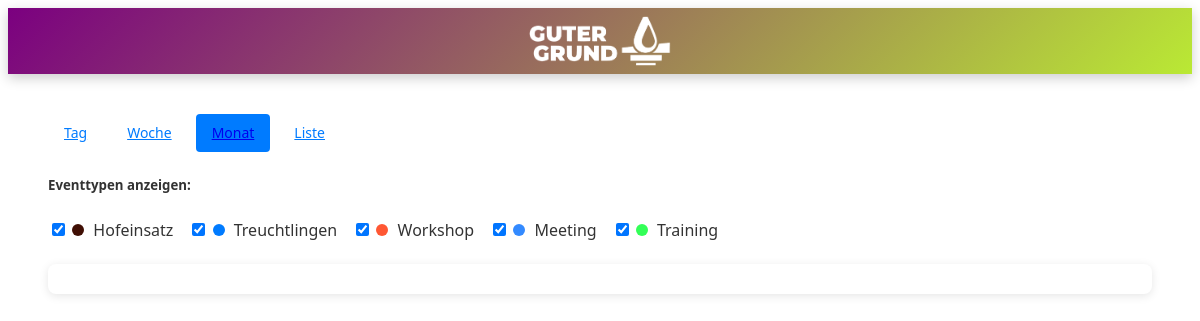
Page /events/month/ on the committed database.
### events/models.py (models this page shows, shortened)
class EventType(models.Model):
    class Meta:
        app_label = 'events'  # Explizite Zuordnung
    name = models.CharField(max_length=50)  # z.B. "Workshop", "Meeting"
    color = models.CharField(max_length=7, default='#007bff')  # Hex-Farbe

### events/views.py (the view)
# urls.py: path('month/', MonthView.as_view(), name='month_view'),
class MonthView(CalendarBaseView):
    def get_context_data(self, **kwargs):
        context = super().get_context_data(**kwargs)
        context['view_type'] = 'month'
        return context

### events/views.py (called while the page is built)
    def get_context_data(self, **kwargs):
        context = super().get_context_data(**kwargs)
        context['events'] = Event.objects.all().select_related('event_type')
        context['event_types'] = EventType.objects.all()
        return context

### events/templates/events/calendar.html (shortened to what this page needs)
{% extends "base.html" %}
{% load static %}
{% block content %}
<div class="calendar-container">
    <div class="calendar-controls">
        <div class="view-switcher">
            <a href="{% url 'events:day_view' %}" class="btn {% if view_type == 'day' %}btn-primary{% else %}btn-outline-primary{% endif %}">Tag</a>
            <a href="{% url 'events:week_view' %}" class="btn {% if view_type == 'week' %}btn-primary{% else %}btn-outline-primary{% endif %}">Woche</a>
            <a href="{% url 'events:month_view' %}" class="btn {% if view_type == 'month' %}btn-primary{% else %}btn-outline-primary{% endif %}">Monat</a>
            <a href="{% url 'events:list_view' %}" class="btn {% if view_type == 'list' %}btn-primary{% else %}btn-outline-primary{% endif %}">Liste</a>
        </div>
        <div class="event-filter mt-3">
            <h5>Eventtypen anzeigen:</h5>
            <div class="filter-checkboxes">
                {% for type in event_types %}
                <div class="form-check form-check-inline">
                    <input class="form-check-input" type="checkbox"
                           id="type-{{ type.id }}" value="{{ type.id }}" checked
                           onchange="filterEvents()">
                    <label class="form-check-label" for="type-{{ type.id }}">
                        <span class="color-dot" style="background:{{ type.color }}"></span>
                        {{ type.name }}
                    </label>
                </div>
                {% endfor %}
            </div>
        </div>
    </div>
    {% if view_type != 'list' %}
    <div id="calendar" class="mt-3"></div>
    {% endif %}
</div>
{% endblock %}

### static/css/styles.css (style rules this page uses)
body { font-family: 'Segoe UI', Tahoma, Geneva, Verdana, sans-serif; font-size: 16px; line-height: 1.6; color: #333; }

### events/templates/events/calendar.html (style rules this page uses)
.calendar-container { max-width: 1200px; margin: 0 auto; padding: 20px; }
.view-switcher { display: flex; gap: 8px; margin-bottom: 15px; }
.btn { padding: 8px 16px; border-radius: 4px; font-size: 14px; }
.btn-primary { background-color: #007bff; border-color: #007bff; }
.btn-outline-primary { color: #007bff; border-color: #007bff; background: white; }
.event-filter { margin-bottom: 20px; }
.filter-checkboxes { display: flex; flex-wrap: wrap; gap: 15px; }
.color-dot { display: inline-block; width: 12px; height: 12px; border-radius: 50%; margin-right: 5px; }
#calendar { background: white; padding: 15px; border-radius: 8px; box-shadow: 0 2px 10px rgba(0,0,0,0.1); }

### rows in the picture
EventType: name "Hofeinsatz"
EventType: name "Treuchtlingen"
EventType: name "Workshop"
EventType: name "Meeting"
EventType: name "Training"
